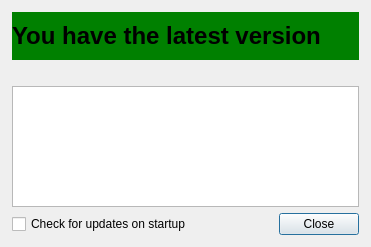
<?xml version='1.0' encoding='UTF-8'?>
<ui version="4.0">
 <class>UpdateDialog</class>
 <widget class="QDialog" name="UpdateDialog">
  <property name="geometry">
   <rect>
    <x>0</x>
    <y>0</y>
    <width>371</width>
    <height>247</height>
   </rect>
  </property>
  <property name="sizePolicy">
   <sizepolicy hsizetype="Preferred" vsizetype="Preferred">
    <horstretch>0</horstretch>
    <verstretch>0</verstretch>
   </sizepolicy>
  </property>
  <property name="minimumSize">
   <size>
    <width>371</width>
    <height>247</height>
   </size>
  </property>
  <property name="windowTitle">
   <string/>
  </property>
  <layout class="QGridLayout" name="gridLayout">
   <property name="leftMargin">
    <number>12</number>
   </property>
   <property name="topMargin">
    <number>12</number>
   </property>
   <property name="rightMargin">
    <number>12</number>
   </property>
   <property name="bottomMargin">
    <number>12</number>
   </property>
   <item row="0" column="0" colspan="5">
    <widget class="QLabel" name="versionLabel">
     <property name="sizePolicy">
      <sizepolicy hsizetype="Expanding" vsizetype="Fixed">
       <horstretch>0</horstretch>
       <verstretch>0</verstretch>
      </sizepolicy>
     </property>
     <property name="minimumSize">
      <size>
       <width>0</width>
       <height>48</height>
      </size>
     </property>
     <property name="font">
      <font>
       <pointsize>18</pointsize>
       <bold>true</bold>
      </font>
     </property>
     <property name="autoFillBackground">
      <bool>false</bool>
     </property>
     <property name="styleSheet">
      <string notr="true">QLabel {background-color: green; color : black} </string>
     </property>
     <property name="frameShadow">
      <enum>QFrame::Raised</enum>
     </property>
     <property name="text">
      <string>You have the latest version</string>
     </property>
    </widget>
   </item>
   <item row="1" column="1">
    <widget class="QLabel" name="downloadLink">
     <property name="sizePolicy">
      <sizepolicy hsizetype="Expanding" vsizetype="Preferred">
       <horstretch>0</horstretch>
       <verstretch>0</verstretch>
      </sizepolicy>
     </property>
     <property name="text">
      <string/>
     </property>
     <property name="openExternalLinks">
      <bool>true</bool>
     </property>
     <property name="textInteractionFlags">
      <set>Qt::TextBrowserInteraction</set>
     </property>
    </widget>
   </item>
  <item row="2" column="0" colspan="5">
    <widget class="QPlainTextEdit" name="plainTextEdit">
     <property name="readOnly">
      <bool>true</bool>
     </property>
     <property name="plainText">
      <string/>
     </property>
    </widget>
   </item>
   <item row="3" column="0" colspan="2">
    <widget class="QCheckBox" name="checkOnStartup">
     <property name="text">
      <string>Check for updates on startup</string>
     </property>
    </widget>
   </item>
   <item row="3" column="3" colspan="2">
    <widget class="QPushButton" name="closeButton">
     <property name="sizePolicy">
      <sizepolicy hsizetype="Preferred" vsizetype="Fixed">
       <horstretch>0</horstretch>
       <verstretch>0</verstretch>
      </sizepolicy>
     </property>
     <property name="text">
      <string>Close</string>
     </property>
    </widget>
   </item>
   </layout>
 </widget>
 <resources/>
 <connections/>
</ui>
